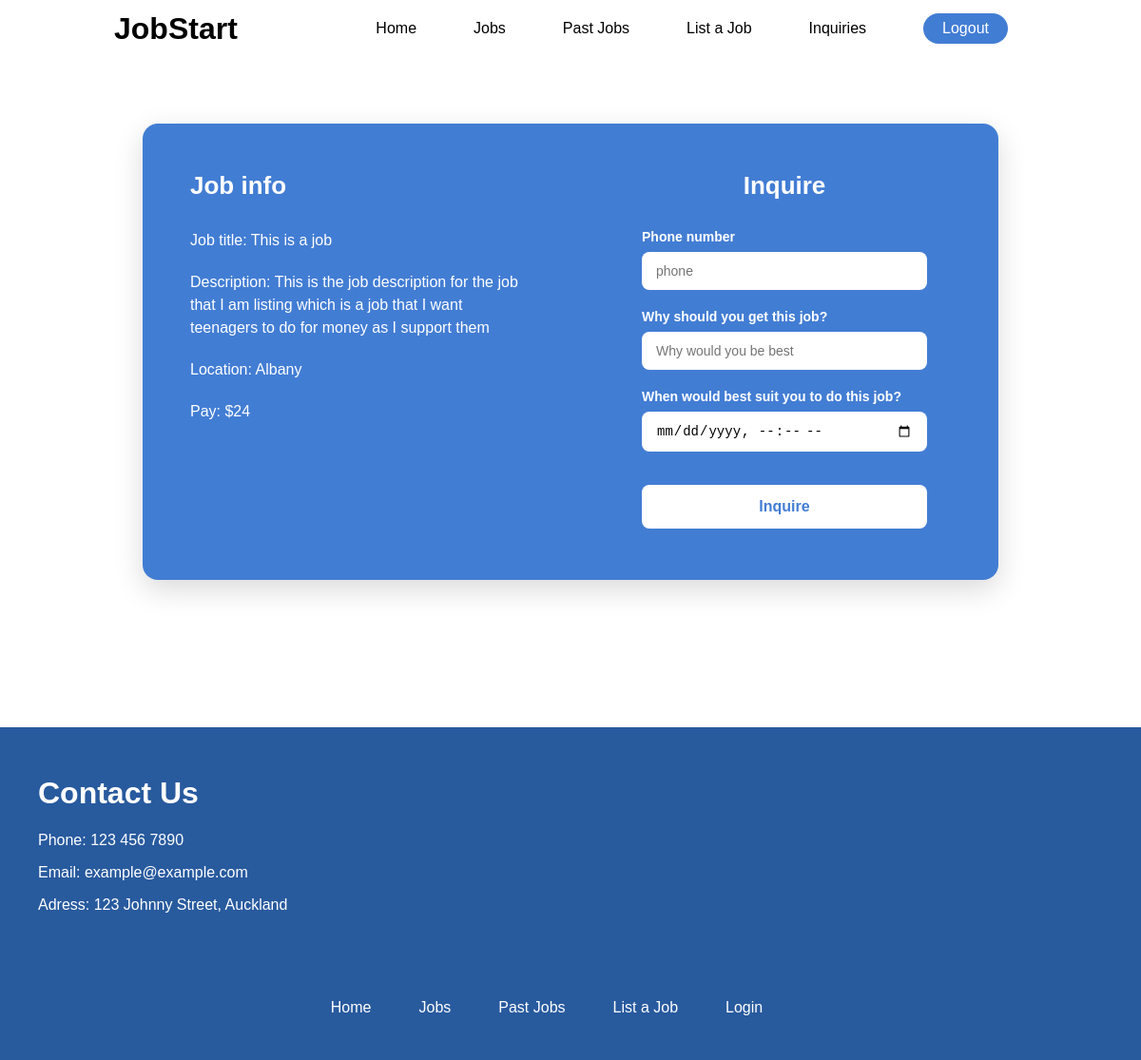
/job/31 (signed in), run on the app's committed database.
### tables this page shows
CREATE TABLE jobs (user_id INTEGER REFERENCES users (user_id), job_id INTEGER PRIMARY KEY AUTOINCREMENT, job_desc TEXT, job_title TEXT, job_location TEXT, completed TEXT, pay NUMERIC);

### app.py (the view)
@app.route('/job/<int:job_id>')
def job_details(job_id):
    if 'user_email' not in session:
        return redirect('/login')
    conn = sqlite3.connect('app.db')
    conn.row_factory = sqlite3.Row
    cursor = conn.cursor()
    job = cursor.execute('SELECT * FROM jobs WHERE job_id = ?', (job_id,)).fetchone()
    conn.close()
    if job is None:
        abort(404)
    return render_template('job_details.html', job=job)

### templates/job_details.html (shortened to what this page needs)
{% extends 'layout.html' %}
{% block content %}
    <div class="inquire-content">
        <div class="inquire-info">
            <h1 class="inquire-info-title">Job info</h1>
            <p class="inquire-info-jobtitle">Job title: {{ job[3] }}</p>
            <p class="inquire-jobdesc">Description: {{ job[2] }}</p>
            <p class="inquire-location">Location: {{ job[4] }}</p>
            <p class="inquire-pay">Pay: ${{ job[6] }}</p>
        </div>
        <div class="inquire-userinput">
            <form class="inquire-form" method="POST" action="/inquire">
                <h1 class="inquire-form-title">Inquire</h1>
                <p class="inquire-p">Phone number</p>
                <input class="inquire-input" name="number" type="tel" placeholder="phone" required>
                <p class="inquire-p">Why should you get this job?</p>
                <input class="inquire-input" name="reason" placeholder="Why would you be best" required>
                <p class="inquire-p">When would best suit you to do this job?</p>
                <input class="inquire-input" name="date" type="datetime-local" required>
                <button class="inquire-form-btn" type="submit">Inquire</button>
            </form>
        </div>
    </div>
{% endblock %}

### static/style.css (style rules this page uses)
body { margin: 0; font-family: Arial; }
.inquire-content { display: flex; justify-content: center; align-items: stretch; width: 75%; min-height: 60vh; margin: 70px auto 155px; background-color: #427dd4; color: white; border-radius: 16px; box-shadow: 0 10px 30px rgba(0, 0, 0, 0.15); overflow: hidden; }
.inquire-info { width: 50%; padding: 50px; box-sizing: border-box; display: flex; flex-direction: column; justify-content: flex-start; }
.inquire-info-title { margin: 0 0 30px 0; font-size: 26px; height: 31px; }
.inquire-info-jobtitle, .inquire-jobdesc, .inquire-location, .inquire-pay { font-size: 16px; line-height: 1.5; margin: 0 0 20px 0; }
.inquire-userinput { width: 50%; padding: 50px; box-sizing: border-box; display: flex; justify-content: center; align-items: flex-start; }
.inquire-form { display: flex; flex-direction: column; width: 100%; max-width: 300px; }
.inquire-form-title { text-align: center; margin: 0 0 30px 0; font-size: 26px; height: 31px; }
.inquire-p { margin: 0 0 8px 0; font-size: 14px; font-weight: bold; }
.inquire-input { padding: 12px 15px; margin-bottom: 20px; border-radius: 8px; border: none; width: 100%; box-sizing: border-box; font-size: 14px; outline: none; }
.inquire-form-btn { margin-top: 15px; padding: 14px; border-radius: 8px; border: none; font-weight: bold; font-size: 16px; width: 100%; background-color: white; color: #427dd4; }

### data on the page
jobs: job_title "This is a job", job_desc "This is the job description for the job that I am listing which is a job that I want teenagers to do for money as I support them", job_location "Albany", pay "24"
